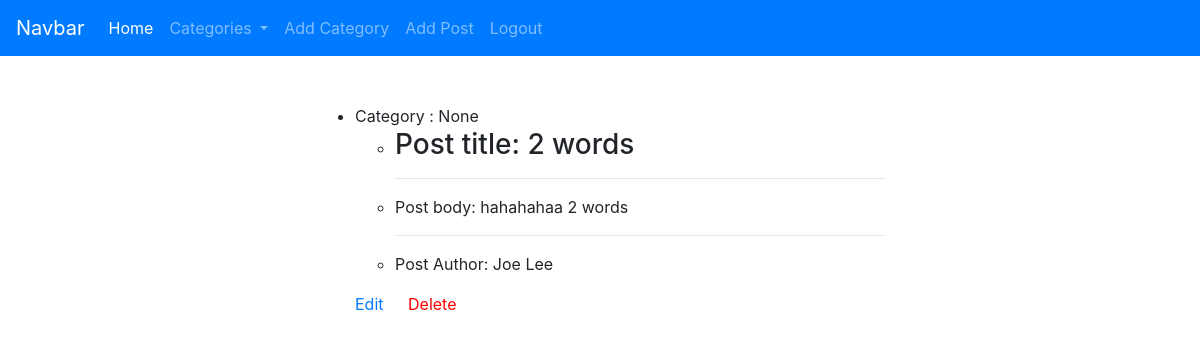
Screenshot of /post-detail/12/ (signed in) with the database file from the repository.
### theblog/models.py (models this page shows, shortened)
class Post(models.Model):
	title = models.CharField(max_length=255)
	author = models.ForeignKey(User, on_delete=models.CASCADE)
	body = models.TextField()
	category = models.ForeignKey(Category, on_delete=models.CASCADE, null=True)
	post_date = models.DateField(auto_now_add=True)
	category_2 = models.CharField(max_length=255, default='coding')

### theblog/views.py (the view)
# urls.py: path('post-detail/<int:pk>/', PostDetailView.as_view(), name='post-detail'),
class PostDetailView(DetailView):
	model = Post
	template_name = 'theblog/post_detail.html'
	def get_context_data(self, *args, **kwargs):
		cat_menu = Category_2.objects.all()
		context = super(PostDetailView, self).get_context_data(*args, **kwargs)
		context["cat_menu"] = cat_menu
		return context

### theblog/models.py (called while the page is built)
	def __str__(self):
		return self.name

### theblog/templates/theblog/post_detail.html (shortened to what this page needs)
{% extends 'theblog/base.html' %}
{% block content %}
	{% if user.is_authenticated %}
	<ul>
			<li>Category : {{ post.category }}</li>
			<ul>
				<li><h3>Post title: {{ post.title }}</h3></li><hr>
				<li>Post body: {{ post.body }}</li><hr>
				<li>Post Author: {{ post.author.first_name }} {{ post.author.last_name }}</li>
			</ul>
			<div class="mt-3">
				<a href="{% url 'theblog:update-post' post.pk %}" class="card-link">Edit</a>
				<a href="{% url 'theblog:delete-post' post.pk %}" class="card-link colorred">Delete</a>
			</div>
	</ul>
	{% else %}
	<h2>Please login to do that.</h2>
	{% endif %}
{% endblock %}

### theblog/static/theblog/style.css (style rules this page uses)
.colorred { color: red; }

### rows the page displays
Post: category "None", title "2 words", body "hahahahaa 2 words", author.first_name "Joe", author.last_name "Lee"
